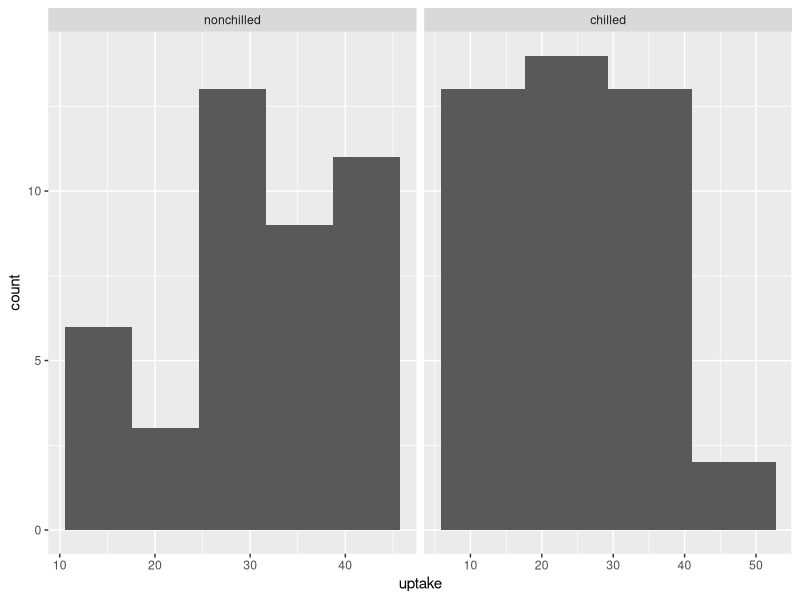
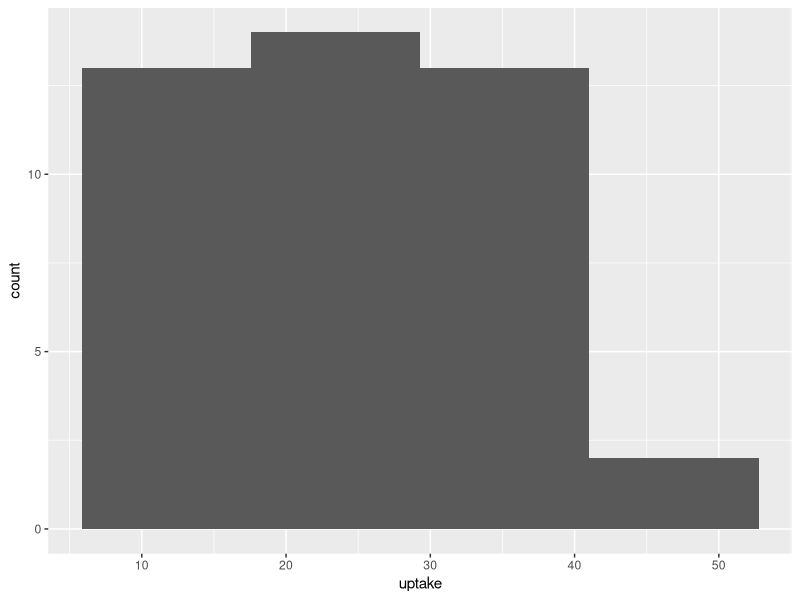
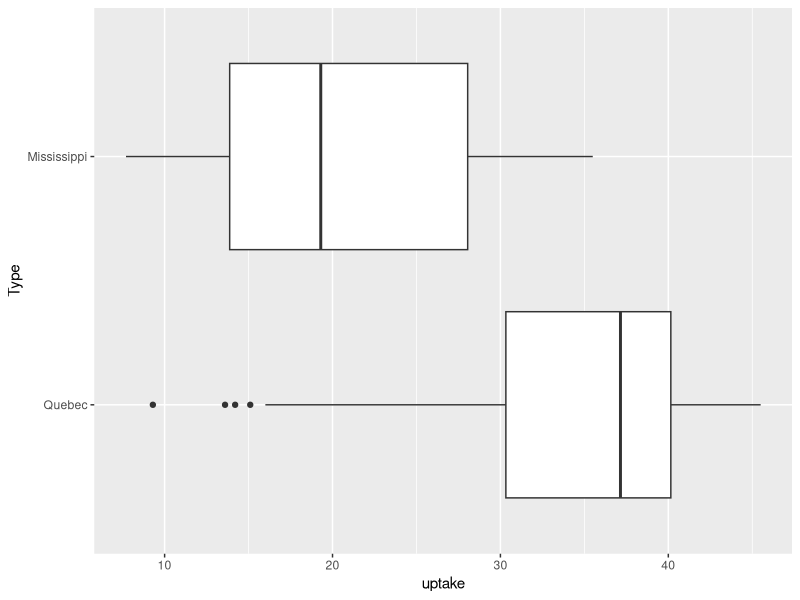

The R source for these figures, in order:
library(tidyverse)
library (readr)


data() #to see the types of built indata sets

indata <- CO2   #importing the picked data (CO2 dataset: Carbon Dioxide Uptake inGrass Plants)
                   # Results:  84 observations and 5 variables
 
dim(indata) # this also shows the observations, in Python it is shape

head(indata) #the display

is.data.frame(indata) #checking if data frame is in matrix  
                      #Dataframe is TRUE
                      # Is it a data frame or a tibble? It's a data frame 
is_tibble(indata) #data frame is not on tibble
indata_tibble <- as_tibble(indata)
is_tibble(indata_tibble)

# Summary of the data

indata_tibble
summary(indata_tibble)


#checking for quality

cleaned_data <- na.omit(indata) #remove the missing data

dim(cleaned_data) #how many rows did it remove 

print(paste("Number of rows dropped due to missing values: ", dim(indata)[1] - dim (cleaned_data)[1]))
#notice how the row starts with 1 while in Python starts with 0.

#Results for checking quality 
#There was no missing data. This can be seen comparing indata and cleaned_data.

#checking for duplicates

duplicated(cleaned_data) #will show in boolean

sum(duplicated(cleaned_data)) #there are 0 duplicated rows

#Descriptive Statistics

#get certain stats for variables

#summary of all numeric columns

summary(cleaned_data)


cleaned_data <- as_tibble(cleaned_data) #tibble has more features than the regular base package it is enchanced dataframe,it is a table format rather than dataframe. Tibble has more information.

is_tibble(cleaned_data)#checking if an object is a table or not 

#1.Plot data by using ggplot - gives more control how we want the plot to look 

ggplot(data = cleaned_data, aes(x=uptake)) + facet_wrap(~Treatment, scales ='free_x') + geom_histogram(binwidth = function(x) 2*IQR(x)/ length(x)^(1/3))

#filter
cleaned_data %>% filter(Treatment == "chilled" ) %>% ggplot() +geom_histogram(mapping = aes(x=uptake), binwidth = function(x) 2*IQR(x)/ length(x)^(1/3)) #took dataset perform some manipulation on it and use it the resulting data object and use it for the plotting
# Boxplot
ggplot(data = cleaned_data, mapping=aes(x= Type, y= uptake)) + geom_boxplot() + coord_flip()


# arrange

cleaned_data %>% arrange(conc, desc(uptake)) %>% head()

# select 

cleaned_data %>% select(conc,uptake,Treatment, Plant) %>% head()

# group_by

cleaned_data %>% group_by(conc) %>% summarise( count=n(), avguptake = mean(uptake), stddevuptake = sd(uptake), maxuptake = max(uptake), minuptake= min (uptake))

#Arrange 

cleaned_data %>% arrange(Plant,desc(conc)) %>% head()

#Summarize
summary(cleaned_data)

